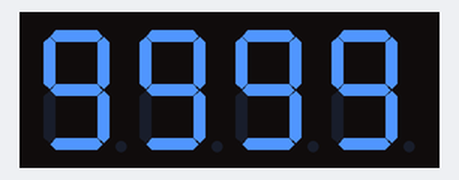
This sketch was run on a simulated Arduino Uno, built with avr-gcc and run on an emulated ATmega328P. Parts: 4-digit seven-segment display.

Above: at 0.19 s.
At 4.84 s:
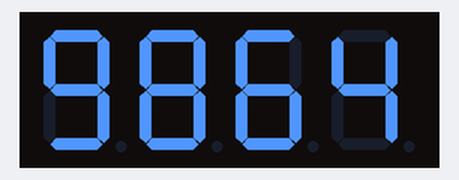
At 9.81 s:
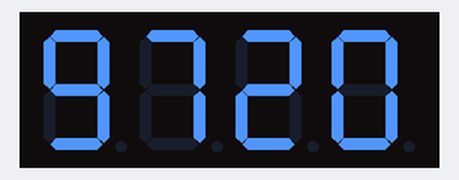
At 19.74 s:
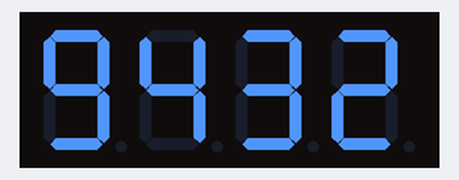
At 29.67 s:
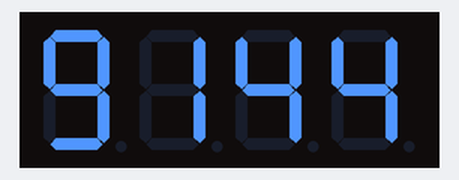
At 39.6 s:
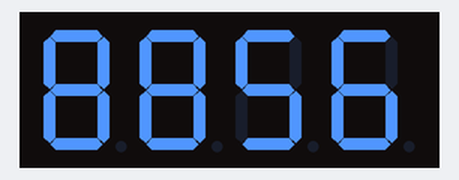

The sketch:

156_Grove-4digit.ino
```cpp
#include "TM1637.h"
#define CLK 2
#define DIO 3
TM1637 tm1637(CLK, DIO);

void setup()
{
  tm1637.init();
  tm1637.set(BRIGHT_TYPICAL);
}

void loop()
{
  for (int count = 9999; count >= 0; count--)
  {
    tm1637.display(3, count / 1 % 10);
    tm1637.display(2, count / 10 % 10);
    tm1637.display(1, count / 100 % 10);
    tm1637.display(0, count / 1000 % 10);
    delay(10);
  }
  while (true);
  {
  }
}
```
